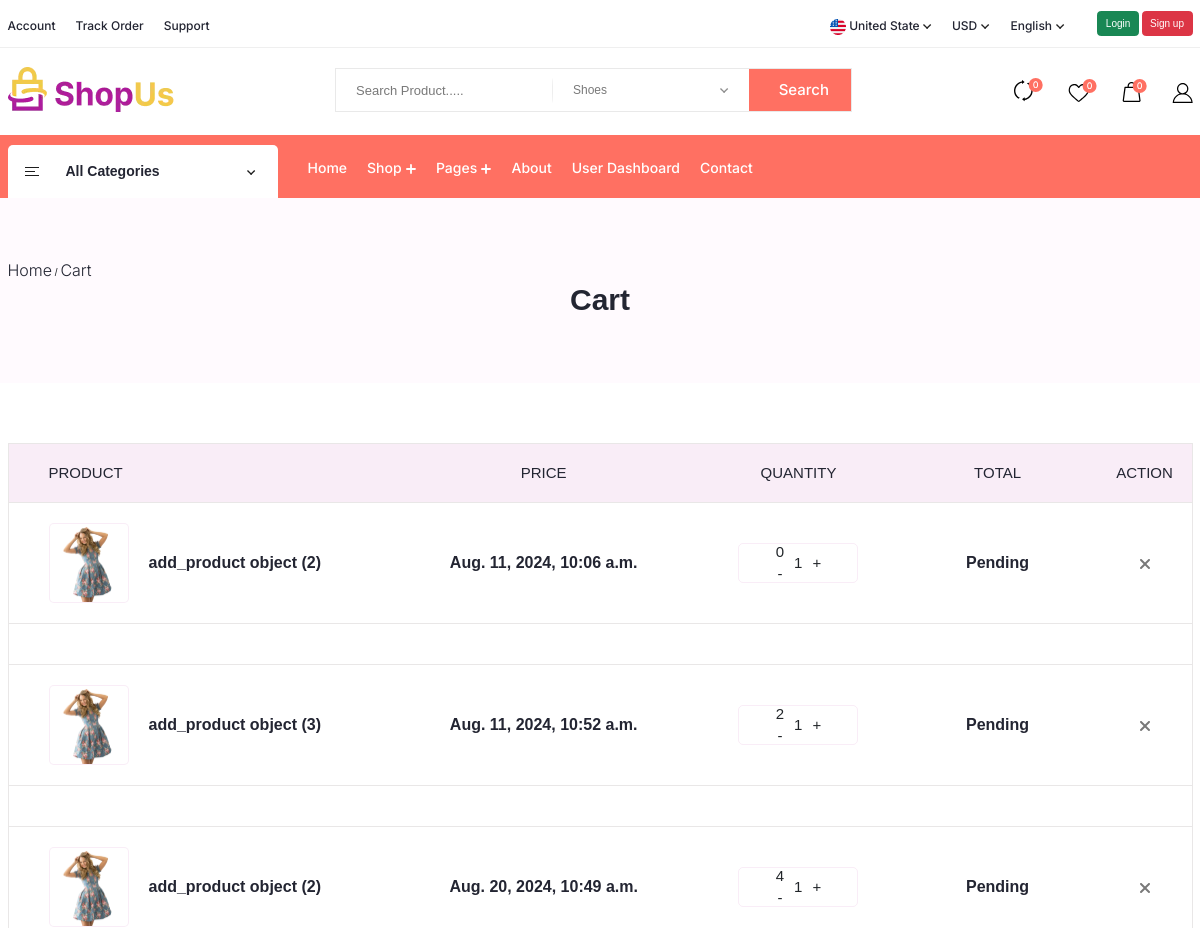
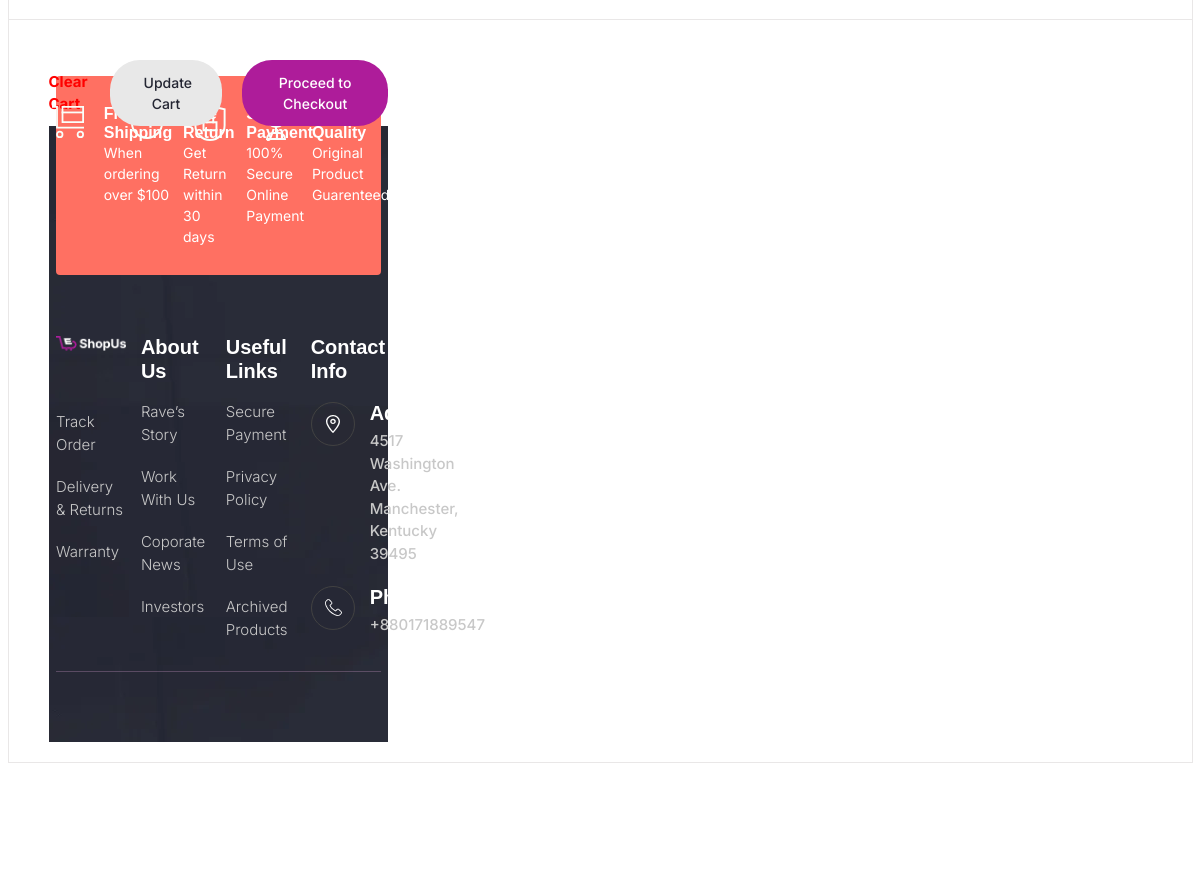
Page /hi/cart on the committed database (2 pictures, top to bottom).
### ds/models.py (models this page shows)
class Order(models.Model):
    product = models.ForeignKey(add_product, on_delete=models.CASCADE)
    quantity = models.PositiveIntegerField()
    order_date = models.DateTimeField(auto_now_add=True)
    status = models.CharField(max_length=50, choices=[('Pending', 'Pending'), ('Shipped', 'Shipped'), ('Delivered', 'Delivered')])

class add_product(models.Model):
     product_name=models.CharField( max_length=50)
     product_description=models.CharField( max_length=50)
     price=models.CharField( max_length=50)
     old_price=models.CharField( max_length=50)
     rating=models.CharField( max_length=50)
     out_of=models.CharField( max_length=50)
     image1=models.ImageField(upload_to="productimage",null=True,blank=True)

### hi/views.py (the view)
# urls.py: path("cart",views.cart,name='z'),
def cart(request):
    z=Order.objects.all()
    return render(request,"cart.html",{"my_dataa":z})

### templates/cart.html (shortened to what this page needs)
{% extends "base.html" %}
{% block main-contentu %}
<!doctype html>
<html lang="en">
<head>
<link rel="stylesheet" href="/static/css/swiper10-bundle.min.css">
<link rel="stylesheet" href="/static/css/bootstrap-5.3.2.min.css">
<link rel="stylesheet" href="/static/css/nouislider.min.css">
<link rel="stylesheet" href="/static/css/aos-3.0.0.css">
<link rel="stylesheet" href="/static/css/style.css">
</head>
<body>
<section class="blog about-blog">
<div class="container">
<div class="blog-bradcrum">
<span><a href="index.html">Home</a></span>
<span class="devider">/</span>
<span><a href="#">Cart</a></span>
</div>
<div class="blog-heading about-heading">
<h1 class="heading">Cart</h1>
</div>
</div>
</section>
<section class="product-cart product footer-padding">
<div class="container">
<div class="cart-section">
<table>
<tbody>
<tr class="table-row table-top-row">
<td class="table-wrapper wrapper-product">
<h5 class="table-heading">PRODUCT</h5>
</td>
<td class="table-wrapper">
<div class="table-wrapper-center">
<h5 class="table-heading">PRICE</h5>
</div>
</td>
<td class="table-wrapper">
<div class="table-wrapper-center">
<h5 class="table-heading">QUANTITY</h5>
</div>
</td>
<td class="table-wrapper wrapper-total">
<div class="table-wrapper-center">
<h5 class="table-heading">TOTAL</h5>
</div>
</td>
<td class="table-wrapper">
<div class="table-wrapper-center">
<h5 class="table-heading">ACTION</h5>
</div>
</td>
</tr>
{% for x  in  my_dataa%}
<tr class="table-row ticket-row">
<td class="table-wrapper wrapper-product">
<div class="wrapper">
<div class="wrapper-img">
<img src="/static/assets/images/homepage-one/product-img/product-img-1.webp" alt="img">
</div>
<div class="wrapper-content">
<h5 class="heading">{{x.product}}</h5>
</div>
</div>
</td>
<td class="table-wrapper">
<div class="table-wrapper-center">
<h5 class="heading">{{x.order_date}}</h5>
</div>
</td>
<td class="table-wrapper">
<div class="table-wrapper-center">
<div class="quantity">
<span class="minus">{{x.quantity}}
-
</span>
<span class="number">1</span>
<span class="plus">
+
</span>
</div>
</div>
</td>
<td class="table-wrapper wrapper-total">
<div class="table-wrapper-center">
<h5 class="heading">{{x.status}}</h5>
</div>
</td>
<td class="table-wrapper">
<div class="table-wrapper-center">
<span>
</span>
</div>
</td>
</tr>
<tr class="table-row ticket-row">
<td class="table-wrapper wrapper-product">
<div class="wrapper">
    {% endfor %}
<div class="wishlist-btn cart-btn">
<a href="empty-cart.html" class="clean-btn">Clear Cart</a>
<a href="#" class="shop-btn update-btn">Update Cart</a>
<a href="checkout.html" class="shop-btn">Proceed to Checkout</a>
</div>
</div>
</section>
</body>
</html>
{% endblock main-contentu%}

### rows in the picture
Order: product "add_product object (2)", order_date "Aug. 11, 2024, 10:06 a.m.", quantity "0", status "Pending"
Order: product "add_product object (3)", order_date "Aug. 11, 2024, 10:52 a.m.", quantity "2", status "Pending"
Order: product "add_product object (2)", order_date "Aug. 20, 2024, 10:49 a.m.", quantity "4", status "Pending"
